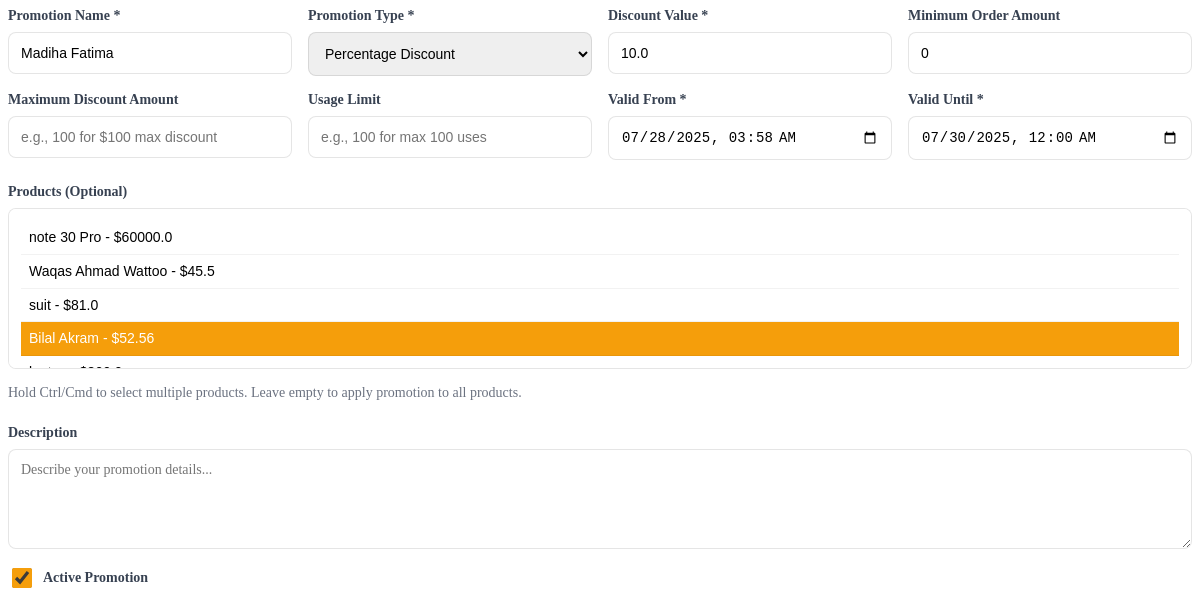
The app's page /promotions/5/update/form/ (signed in) with its own data.
### seller/models.py (models this page shows, shortened)
class Promotion(models.Model):
    PROMOTION_TYPES = [
        ('percentage', 'Percentage Discount'),
        ('fixed', 'Fixed Amount Discount'),
        ('buy_one_get_one', 'Buy One Get One'),
        ('free_shipping', 'Free Shipping'),
    ]
    seller = models.ForeignKey(Seller, on_delete=models.CASCADE, related_name='promotions')
    name = models.CharField(max_length=200)
    description = models.TextField(blank=True, null=True)
    promotion_type = models.CharField(max_length=20, choices=PROMOTION_TYPES, default='percentage')
    discount_value = models.FloatField(help_text="Percentage or fixed amount based on promotion type")
    min_order_amount = models.FloatField(default=0, help_text="Minimum order amount to apply promotion")
    max_discount_amount = models.FloatField(null=True, blank=True, help_text="Maximum discount amount (for percentage discounts)")
    valid_from = models.DateTimeField(default=timezone.now)
    valid_until = models.DateTimeField()
    is_active = models.BooleanField(default=True)
    usage_limit = models.PositiveIntegerField(null=True, blank=True, help_text="Maximum number of times this promotion can be used")
    used_count = models.PositiveIntegerField(default=0)
    products = models.ManyToManyField(Product, blank=True, related_name='promotions')
    categories = models.ManyToManyField(Category, blank=True, related_name='promotions')
    created_at = models.DateTimeField(default=timezone.now)
    updated_at = models.DateTimeField(auto_now=True)
    class Meta:
        ordering = ['-created_at']

class Product(models.Model):
    seller = models.ForeignKey(Seller, on_delete=models.CASCADE, related_name='products')
    category = models.ForeignKey(Category, on_delete=models.CASCADE)
    brand = models.ForeignKey(Brand, on_delete=models.SET_NULL, null=True, blank=True)
    name = models.CharField(max_length=100)
    description = models.TextField(null=True, blank=True)
    base_price = models.FloatField()
    discount_percentage = models.FloatField(null=True, blank=True)
    final_price = models.FloatField(null=True, blank=True)
    stock = models.IntegerField()
    condition = models.CharField(max_length=20, choices=ProductCondition.choices)
    rating_avg = models.FloatField(null=True, blank=True)
    created_at = models.DateTimeField(default=timezone.now)
    order_count = models.IntegerField(default=0)
    image = models.BinaryField(blank=True, null=True, editable=True)  # Storing image as binary data (BLOB)
    unique_id = models.UUIDField(default=uuid.uuid4, editable=False, unique=True, db_index=True)
    def get_image_base64(self):
        """Returns the base64 string to display in templates"""
        if self.image:
            return base64.b64encode(self.image).decode('utf-8')
        return None
    image_data = property(get_image_base64)

### seller/views.py (the view)
# urls.py: path('promotions/<int:promotion_id>/update/form/', views.promotion_update_form_view, name='promotion_update_form'),
@login_required
def promotion_update_form_view(request, promotion_id):
    seller = get_object_or_404(Seller, user=request.user)
    promotion = get_object_or_404(Promotion, id=promotion_id, seller=seller)
    products = Product.objects.filter(seller=seller)
    context = {
        'promotion': promotion,
        'products': products,
        'is_update': True,
        'form_title': 'Update Promotion',
        'submit_text': 'Update Promotion'
    }
    return render(request, 'seller/promotion_update_modal.html', context)

### buyer/context_processors.py (called while the page is built, shortened)
def user_sidebar_data(request):
    context = {
        'user_type': None,
        'buyer': None,
        'seller': None,
        'image_base64': None
    }
    if hasattr(request, 'user') and request.user.is_authenticated:
        try:
            buyer = Buyer.objects.filter(email=request.user.email).first()
        except Buyer.DoesNotExist:
            pass
        try:
            seller = Seller.objects.filter(email=request.user.email).first()
            if seller:
                context.update({
                    'user_type': 'seller',
                    'seller': seller,
                    'image_base64': seller.get_image_base64() if seller.image else None
                })
                return context
        except Seller.DoesNotExist:
            pass
    return context

### seller/models.py (called while the page is built)
    def get_image_base64(self):
        if self.image:
            return base64.b64encode(self.image).decode('utf-8')
        return None

### seller/templates/seller/promotion_update_modal.html (shortened to what this page needs)
<form method="POST" class="form-body">
  <div class="form-grid">
    <div class="form-group">
      <label class="form-label">Promotion Name *</label>
      <input type="text" name="name" class="form-input" placeholder="e.g., Summer Sale 20% Off" value="{{ promotion.name }}" required>
    </div>
    <div class="form-group">
      <label class="form-label">Promotion Type *</label>
      <select name="promotion_type" class="form-select" required>
        <option value="percentage" {% if promotion.promotion_type == 'percentage' %}selected{% endif %}>Percentage Discount</option>
      </select>
    </div>
    <div class="form-group">
      <label class="form-label">Discount Value *</label>
      <input type="number" name="discount_value" class="form-input" placeholder="e.g., 20 for 20% or 15 for $15" step="0.01" value="{{ promotion.discount_value }}" required>
    </div>
    <div class="form-group">
      <label class="form-label">Minimum Order Amount</label>
      <input type="number" name="min_order_amount" class="form-input" placeholder="e.g., 50 for $50 minimum" step="0.01" value="{{ promotion.min_order_amount|default:'0' }}">
    </div>
    <div class="form-group">
      <label class="form-label">Maximum Discount Amount</label>
      <input type="number" name="max_discount_amount" class="form-input" placeholder="e.g., 100 for $100 max discount" step="0.01" value="{{ promotion.max_discount_amount|default:'' }}">
    </div>
    <div class="form-group">
      <label class="form-label">Usage Limit</label>
      <input type="number" name="usage_limit" class="form-input" placeholder="e.g., 100 for max 100 uses" value="{{ promotion.usage_limit|default:'' }}">
    </div>
    <div class="form-group">
      <label class="form-label">Valid From *</label>
      <input type="datetime-local" name="valid_from" class="form-input" value="{{ promotion.valid_from|date:'Y-m-d\TH:i' }}" required>
    </div>
    <div class="form-group">
      <label class="form-label">Valid Until *</label>
      <input type="datetime-local" name="valid_until" class="form-input" value="{{ promotion.valid_until|date:'Y-m-d\TH:i' }}" required>
    </div>
  </div>
  <div class="form-group" style="margin-top: 1.5rem;">
    <label class="form-label">Products (Optional)</label>
    <select name="products" multiple class="form-select" style="min-height: 120px;">
      {% for product in products %}
        <option value="{{ product.id }}" {% if product in promotion.products.all %}selected{% endif %}>
          {{ product.name }} - ${{ product.final_price }}
        </option>
      {% endfor %}
    </select>
    <div class="help-text" style="margin-top: 0.5rem; font-size: 0.875rem; color: #6b7280;">
      Hold Ctrl/Cmd to select multiple products. Leave empty to apply promotion to all products.
    </div>
  </div>
  <div class="form-group" style="margin-top: 1.5rem;">
    <label class="form-label">Description</label>
    <textarea name="description" class="form-textarea" placeholder="Describe your promotion details...">{{ promotion.description|default:'' }}</textarea>
  </div>
  <div class="form-checkbox" style="margin-top: 1rem;">
    <input type="checkbox" name="is_active" id="is_active" {% if promotion.is_active %}checked{% endif %}>
    <label for="is_active" class="form-label">Active Promotion</label>
  </div>
</form>

### seller/templates/seller/promotion_update_modal.html (style rules this page uses)
.form-grid { display: grid; grid-template-columns: repeat(auto-fit, minmax(250px, 1fr)); gap: 1rem; }
.form-group { display: flex; flex-direction: column; gap: 0.5rem; }
.form-label { font-weight: 600; color: #374151; font-size: 0.875rem; }
.form-input, .form-select, .form-textarea { padding: 0.75rem; border: 1px solid rgba(0, 0, 0, 0.1); border-radius: 8px; font-size: 0.875rem; transition: border-color 0.2s ease; }
.form-textarea { min-height: 100px; resize: vertical; font-family: inherit; }
.form-select[multiple] { min-height: 120px; }
.form-select option { padding: 0.5rem; border-bottom: 1px solid rgba(0, 0, 0, 0.05); }
.form-select option:checked { background-color: #f59e0b; color: white; }
.help-text { font-size: 0.75rem; color: #6b7280; margin-top: 0.25rem; }
.form-checkbox { display: flex; align-items: center; gap: 0.5rem; }
.form-checkbox input[type="checkbox"] { width: 1.25rem; height: 1.25rem; accent-color: #f59e0b; }

### records on screen
Promotion: name "Madiha Fatima", promotion_type "Percentage Discount", discount_value "10.0", min_order_amount "0", valid_from "07/28/2025 03:58", valid_until "07/30/2025 00:00", products "note 30 Pro - $60000.0 / Waqas Ahmad Wattoo - $45.5 / suit - $81.0 / Bilal Akram - $52.56 ☑", is_active "☑"
